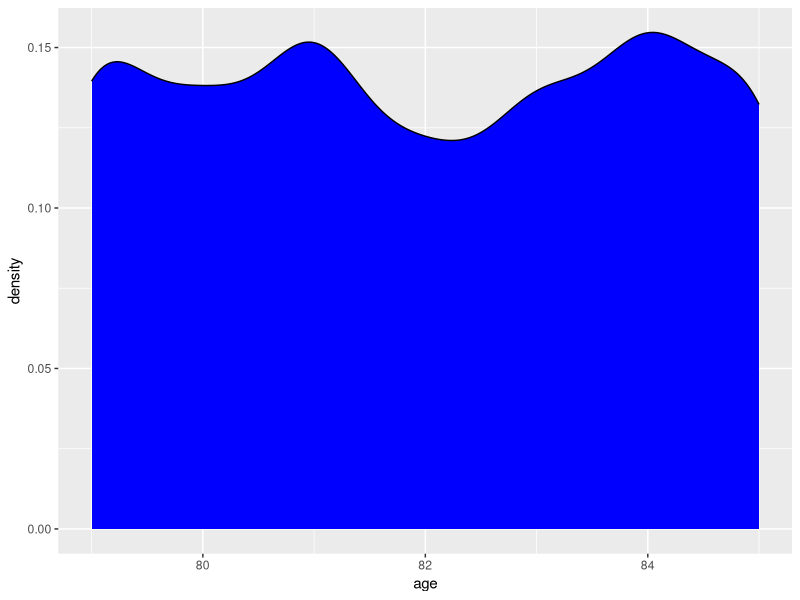
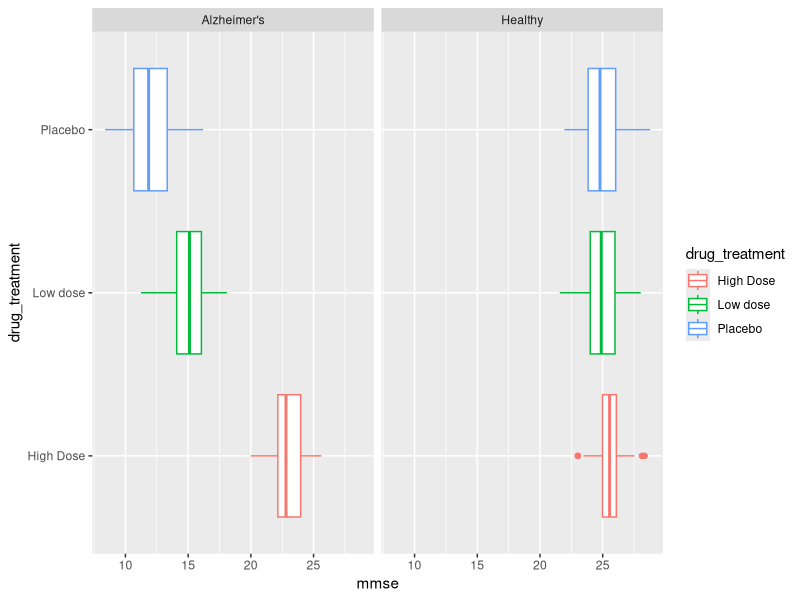
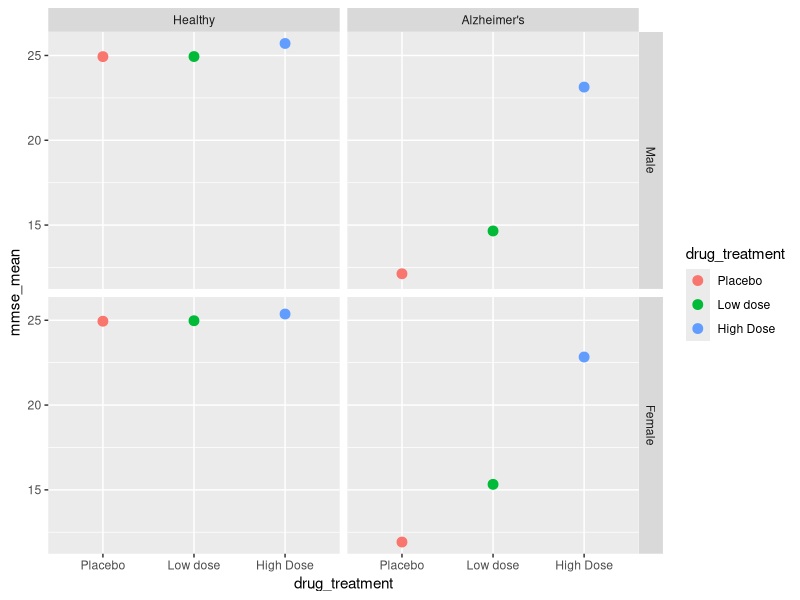

Recreate these plots in R, in order. (Note: this script raises an error after producing the figures.)
## ---- chunk 1
knitr::opts_chunk$set(echo = TRUE)
## ---- chunk 2
library(tidyverse)
library(readxl)
library(broom)
library(knitr)
## ---- chunk 3
library(tidyverse)
## ---- chunk 4
library(readxl)

# read excel file
raw_df <- read_xlsx("./data/ad_treatment.xlsx")


## ---- chunk 5
glimpse(raw_df)
## ---- chunk 6
raw_df %>% 
 summarise(min = min(age), max = max(age))
## ---- chunk 7
g2 <- ggplot(raw_df, aes(x = age)) +
  geom_density(fill = "blue")
g2
## ---- chunk 8
# raw_df <- raw_df %>% 
#   mutate(sex = if_else(sex == 0, "Female", "Male"))
## ---- chunk 9
# raw_df %>% 
#   select(drug_treatment , health_status) %>% 
#   table()


raw_df %>% 
  count(drug_treatment, health_status) 
## ---- chunk 10
raw_df %>% 
  summarize(na_count = sum(is.na(mmse)))
## ---- chunk 11
table(raw_df$drug_treatment, raw_df$health_status)
## ---- chunk 12
table(raw_df$drug_treatment, raw_df$health_status, raw_df$sex)
## ---- chunk 13
raw_df %>% 
  count(drug_treatment, health_status, sex)
## ---- chunk 14

ggplot(data = raw_df, # add the data
       aes(x = drug_treatment, y = mmse, # set x, y coordinates
           color = drug_treatment)) +    # color by treatment
  geom_boxplot() +
  facet_grid(~health_status) + # create panes base on health status
  coord_flip()

## ---- chunk 15
raw_df %>% 
  glimpse()
## ---- chunk 16
sum_df <- raw_df %>% 
            mutate(
              sex = factor(sex, 
                  labels = c("Male", "Female")),
              drug_treatment =  factor(drug_treatment, 
                  levels = c("Placebo", "Low dose", "High Dose")),
              health_status = factor(health_status, 
                  levels = c("Healthy", "Alzheimer's"))
              )
## ---- chunk 17
sum_df <- sum_df %>%   
  group_by(sex, health_status, drug_treatment) %>%  
  summarize(mmse_mean = mean(mmse),   
            mmse_se = sd(mmse)/sqrt(n()),
            n_samples = n()) %>%
  ungroup() # ungrouping variable is a good habit to prevent errors


sum_df
## ---- chunk 18
write_csv(sum_df, "adx37_sum_stats.csv")



## ---- chunk 19
g <- ggplot(data = sum_df, # add the data
       aes(x = drug_treatment,  #set x, y coordinates
           y = mmse_mean,
           group = drug_treatment,  # group by treatment
           color = drug_treatment)) +    # color by treatment
  geom_point(size = 3) + # set size of the dots
  facet_grid(sex~health_status) # create facets by sex and status
g

## ---- chunk 20
# set up the statistics df
stats_df <- raw_df %>% # start with data
   mutate(drug_treatment = factor(drug_treatment, levels = c("Placebo", "Low dose", "High Dose")),
         sex = factor(sex, labels = c("Male", "Female")),
         health_status = factor(health_status, levels = c("Healthy", "Alzheimer's")))

glimpse(stats_df)
## ---- chunk 21
glimpse(sum_df)
## ---- chunk 22
# this gives main effects AND interactions
ad_aov <- aov(mmse ~ sex * drug_treatment * health_status, 
        data = stats_df)


ad_aov
## ---- chunk 23
# this would give ONLY main effects
ad_aov <- aov(mmse ~ sex + drug_treatment + health_status, data = stats_df)

ad_aov
## ---- chunk 24
# look at effects and interactions
summary(ad_aov)


ad_aov
## ---- chunk 25
# this extracts ANOVA output into a nice tidy dataframe
tidy_ad_aov <- tidy(ad_aov)

# which we can save to Excel
write_csv(tidy_ad_aov, "ad_aov.csv")
## ---- chunk 26
# pairwise t.tests
ad_pairwise <- pairwise.t.test(stats_df$mmse,
                               stats_df$sex:stats_df$drug_treatment:stats_df$health_status, 
                               p.adj = "none")
## ---- chunk 27
# look at the posthoc p.values in a tidy dataframe
head(tidy(ad_pairwise))
## ---- chunk 28
# tidy
tidy_ad_pairwise <- tidy(ad_pairwise)

# save to excel
write_csv(tidy_ad_pairwise, "tidy_ad_pairwise.csv")
## ---- chunk 29
# call and tidy the tukey posthoc
tidy(
                      TukeyHSD(ad_aov, 
                              which = 'sex:drug_treatment:health_status')
                      )



TukeyHSD(ad_aov)

tidy(TukeyHSD(ad_aov, 'male:drug_treatment:health_status'))

??TuckeyHSD

summary(ad_aov)

# save to excel
write_csv(tidy_ad_tukey, "tukey_ad.csv")

head(tidy_ad_tukey)
